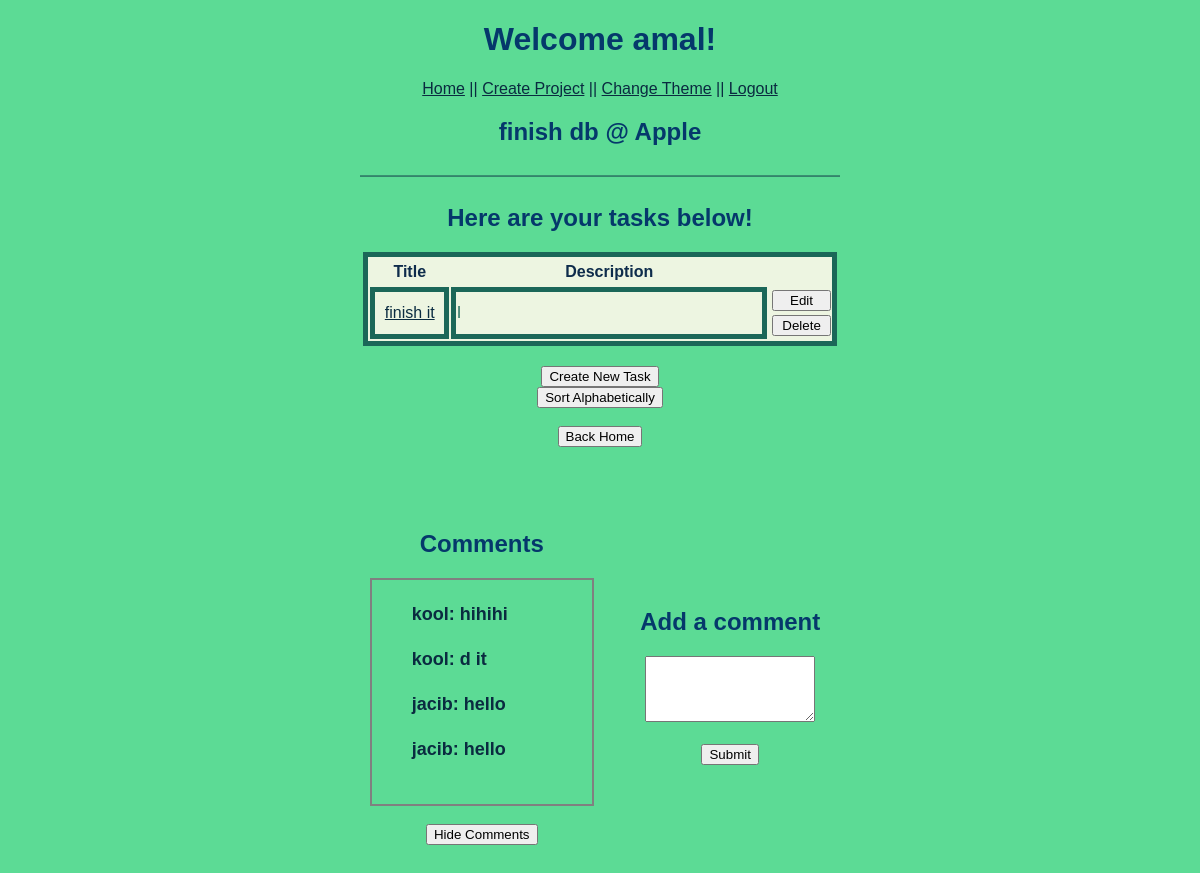
Screenshot of /view_project/31 (signed in) with the database file from the repository.
### models.py (models this page shows, shortened)
class Project(db.Model):
    id = db.Column('id', db.Integer, primary_key = True)
    title = db.Column('title', db.String(200))
    detail = db.Column('detail', db.String(1000))
    company_name = db.Column('company_name', db.String(100))
    img_name = db.Column('img', db.String(100))
    user_id = db.Column(db.Integer, db.ForeignKey("user.id"), nullable=False)

class Task(db.Model):
    id = db.Column('id', db.Integer, primary_key = True)
    project_id = db.Column(db.Integer, db.ForeignKey('project.id'), nullable=False)
    title = db.Column('title', db.String(200))
    description = db.Column('description', db.String(1000))

class Project_Comment(db.Model):
    id = db.Column('id', db.Integer, primary_key = True)
    project_id = db.Column(db.Integer, db.ForeignKey('project.id'), nullable=False)
    name = db.Column('name', db.String(100))
    comment = db.Column('comment', db.String(300))

### app.py (the view)
@app.route('/view_project/<project_id>')
def get_project(project_id):
    if session.get('user'):
        my_project = find_project_by_id(project_id)
        tasks = find_tasks_by_project(project_id)
        comments = find_comments_by_project(project_id)
        return render_template('view_project.html', project=my_project, user=session['user'], proj_tasks=tasks, theme=session['user_theme'], project_comments=comments)
    return redirect(url_for('login'))

### models.py (called while the page is built)
def find_project_by_id(p_id):
    return db.session.query(Project).filter_by(id = p_id).one()

def find_tasks_by_project(p_id):
    return db.session.query(Task).filter_by(project_id = p_id).all()

def find_comments_by_project(p_id):
    return db.session.query(Project_Comment).filter_by(project_id = p_id).all()

### templates/view_project.html (shortened to what this page needs)
<!DOCTYPE html>
<html lang="en">
<head>
    {% if theme == 1 %}
    <link rel="stylesheet" href="{{ url_for('static', filename='main.css')}}">
    {% elif theme == 3 %}
    <link rel="stylesheet" href="{{ url_for('static', filename='third.css')}}">
    {% else %}
    <link rel="stylesheet" href="{{ url_for('static', filename='second.css')}}">
    {% endif %}
</head>
<body>
    <h1>Welcome {{user}}!</h1>
    <nav>
        <a href="{{ url_for('index') }}">Home</a> <span class="nav-spacing">||</span>
        <a href="{{ url_for('new_project') }}">Create Project</a> <span class="nav-spacing">||</span>
        <a href="{{ url_for('change_style', theme_id=theme) }}" method="get">Change Theme</a> <span
            class="nav-spacing">||</span>
        <a href="{{ url_for('logout') }}">Logout</a>
    </nav>
    <div class="projectView">
        <h2>{{project.title}} @ {{project.company_name}}</h2>
        <a>⎯⎯⎯⎯⎯⎯⎯⎯⎯⎯⎯⎯⎯⎯⎯⎯⎯⎯⎯⎯⎯⎯⎯⎯⎯⎯⎯⎯⎯⎯⎯⎯⎯⎯⎯⎯⎯⎯⎯⎯⎯⎯⎯⎯⎯⎯⎯⎯⎯⎯⎯⎯⎯⎯⎯⎯⎯⎯⎯⎯</a>
    </div>
    <div class="table-header">
        <h2>Here are your tasks below!</h2>
    </div>
    <div class="box">
        <table class="insideBox">
            {% if proj_tasks != [] %}
            <tr>
                <td>
                    <h3>Title</h3>
                </td>
                <td>
                    <h3>Description</h3>
                </td>
            </tr>
            {% for task in proj_tasks%}
            <tr>
                <td class="tableRow"><a
                        href="{{ url_for('view_task', project_id=project.id, t_id=task.id)}}">{{task.title}}</a></td>
                <td class="tableRow3">{{task.description}}</td>
                <td>
                    <form action="{{url_for('edit_task',project_id=project.id,t_id=task.id)}}" method="get">
                        <input type="submit" value="Edit">
                    </form>
                    <form action="{{url_for('delete_task',project_id=project.id,t_id=task.id)}}" method="post">
                        <input type="submit" value="Delete">
                    </form>
                </td>
            </tr>
            {% endfor %}
            {% else %}
            <tr>
                <h3>No tasks to display.</h3>
            </tr>
            {% endif %}
        </table>
        <div class="projectView">
            <form action="{{ url_for('new_task', project_id=project.id)}}">
                <input type="submit" value="Create New Task">
            </form>
            <form action="{{url_for('tsort', project_id=project.id)}}">
                <input type="submit" value="Sort Alphabetically">
            </form><br>
            <form action="{{ url_for('index')}}" method="get">
                <input type="submit" value="Back Home">
            </form>
        </div>
    </div>
    <div class='parent'>
        <div class='child'>
            <h2>
                <nav>Comments</nav>
            </h2>
            <div class="commentsBox">
                {% for comment in project_comments %}
                <h4>
                    <ul>{{ comment.name }}: {{ comment.comment }}</ul>
                </h4>
                {% endfor %}
            </div>
            <form action="{{ url_for('get_projecthidec', project_id=project.id)}}" method="get">
                <br>
                <nav><input type="submit" value="Hide Comments"></nav>
            </form>
        </div>
        <div class='child2'>
            <form action="{{ url_for('project_comment', project_id=project.id) }}" method="post">
                <div>
                    <h2 class="title">Add a comment</h2>
                    <textarea name="comment" rows="4" cols="0"></textarea><br><br>
                    <input type="submit" value="Submit">
                </div>
            </form>
        </div>
</body>
</html>

### static/main.css (style rules this page uses)
* { font-family: 'Gill Sans', 'Gill Sans MT', Calibri, 'Trebuchet MS', sans-serif; }
h1 { color:#05386B; text-align: center; }
h2 { color: #05386B; }
h3 { color:#0e2c4b; font-size: 16px; }
h4 { color:#0a2b40; font-size: 18px; }
body { background:#5CDB95; }
a, .nav-spacing { color: inherit; color: #0a2b40; }
nav { text-align: center; }
.box { color: #1b6758; width: 40%; text-align: center; margin: 0px auto; }
.table-header { text-align: center; margin: 0px auto; }
.insideBox { background-color: #edf5e1; text-align: left; border: 5px solid; margin-bottom: 20px; width: 100%; }
.insideBox h3 { text-align: center; margin: 3px; }
.tableRow { border: 5px solid #1b6758; width: 5em; text-align: center; }
.tableRow3 { border: 5px solid #1b6758; width: 25em; }
.insideBox input[type=submit] { margin: 2px; width: 100%; }
.projectView { text-align: center; }
.commentsBox { border: 2px solid gray; padding-bottom: 20px; width: 200px; padding-right: 20px; margin: 0px auto; }
form div { margin: 2px auto; width: 200px; }
.parent { margin: 1rem; padding: 2rem 2rem; text-align: center; }
.child { display: inline-block; padding: 1rem 1rem; vertical-align: middle; text-align: left; }
.child2 { display: inline-block; padding: 1rem 1rem; vertical-align: middle; }

### rows the page displays
Project: title "finish db", company_name "Apple"
Task: title "finish it", description "l"
Project_Comment: name "kool", comment "hihihi"
Project_Comment: name "kool", comment "d it"
Project_Comment: name "jacib", comment "hello"
Project_Comment: name "jacib", comment "hello"

### other values shown
{{ user }} "amal"
